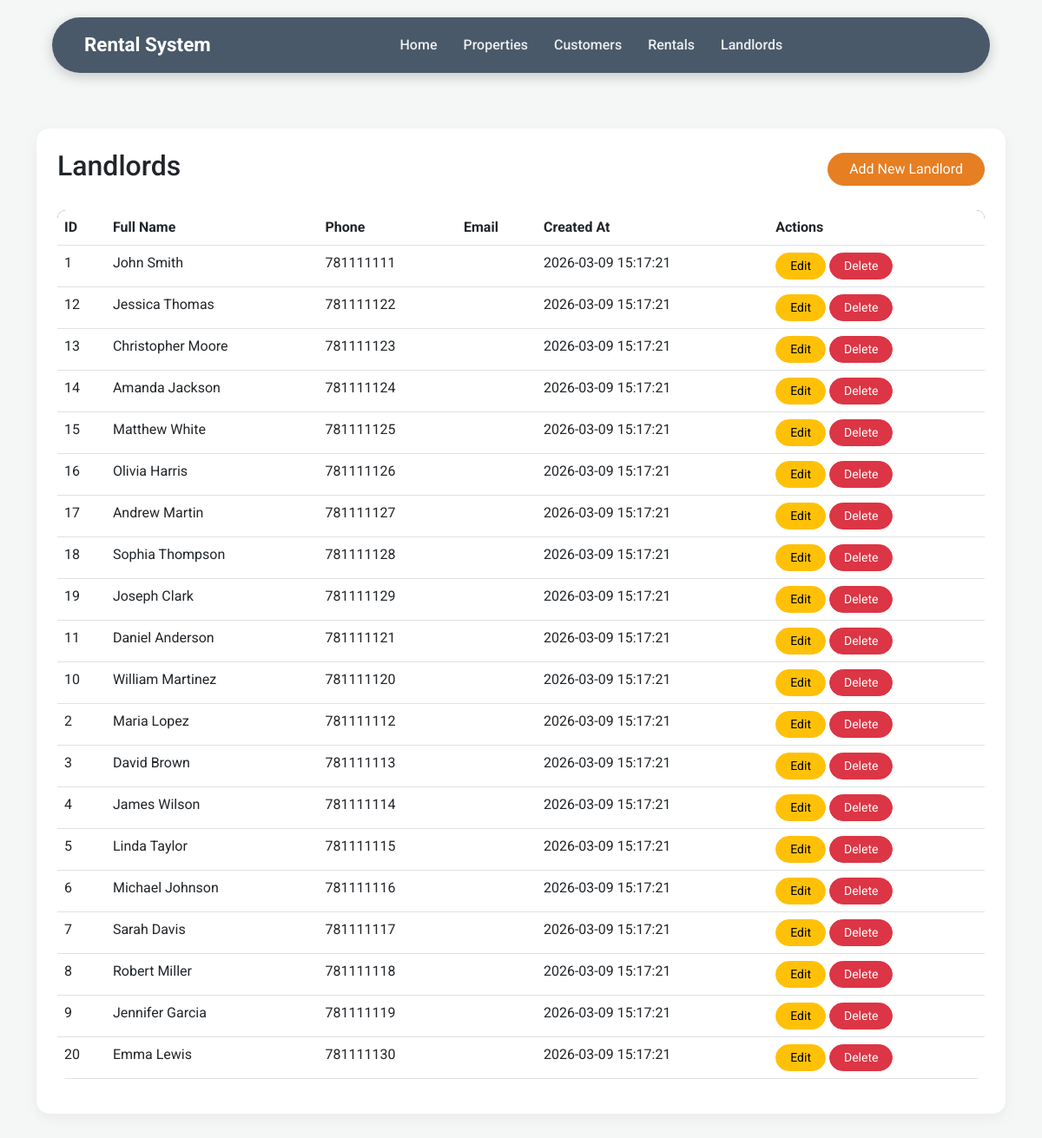
The page /landlords/list.php on the database as committed earlier.
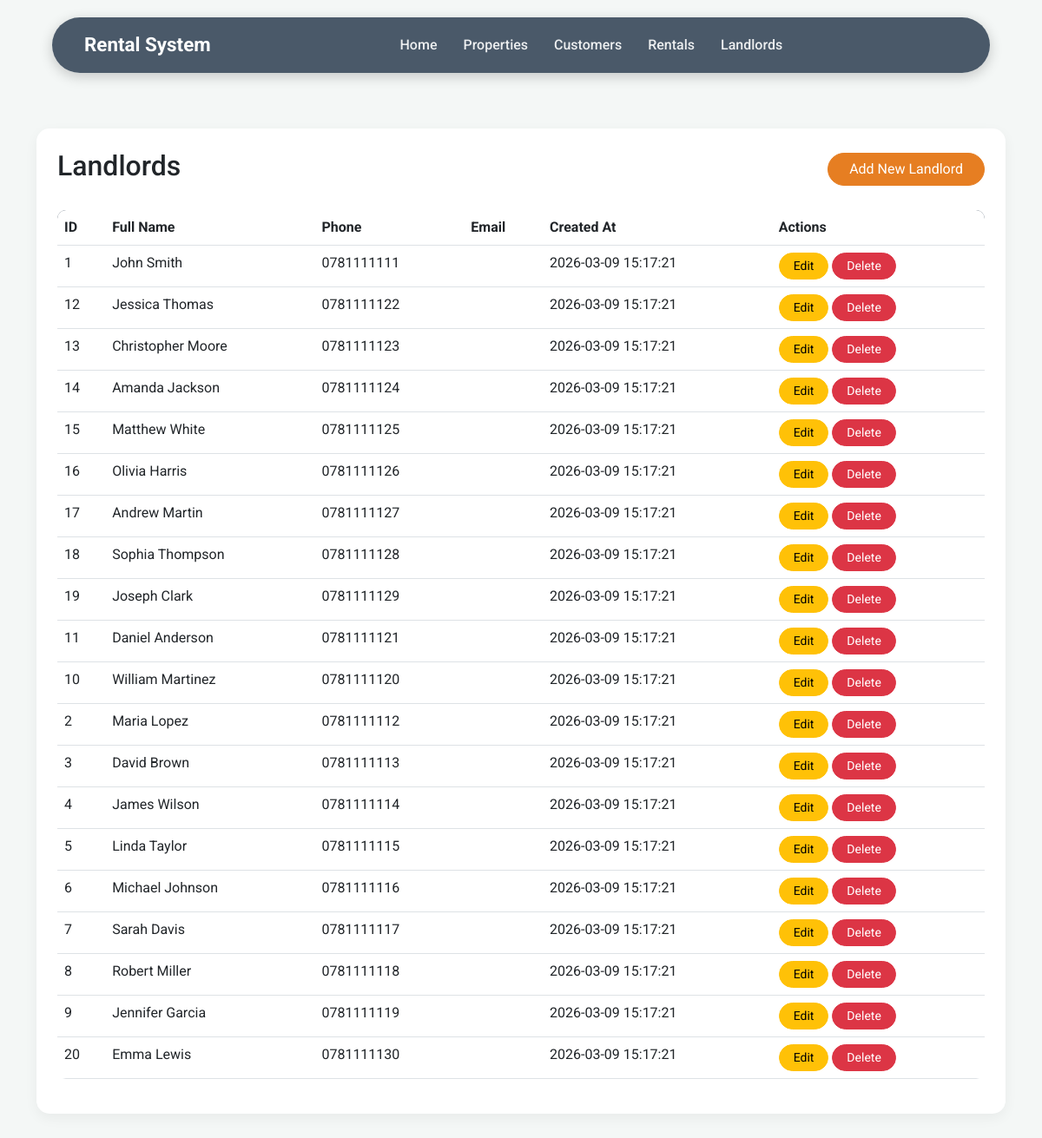
The same page on the database as committed later.
### tables this page shows
create table Landlords (
    landlord_id int(4) Primary key,
    full_name varchar(50) not null,
    phone varchar(20) not null,
    email varchar(100),
    password varchar(255) not null,
    created_at datetime default current_timestamp 
);

### landlords/list.php (the view, shortened to what this page needs)
<?php
include '../header.php';
include '../db_connect.php';
$sql = "SELECT landlord_id, full_name, phone, email, created_at FROM Landlords ORDER BY created_at DESC";
$result = mysqli_query($conn, $sql);
?>
<div class="card p-4 mt-4">
    <div class="d-flex justify-content-between align-items-center mb-4">
        <h2>Landlords</h2>
        <a href="create.php" class="btn btn-primary rounded-pill px-4">Add New Landlord</a>
    </div>
    <div class="table-responsive">
        <table class="table table-hover">
            <thead>
                <tr>
                    <th>ID</th>
                    <th>Full Name</th>
                    <th>Phone</th>
                    <th>Email</th>
                    <th>Created At</th>
                    <th>Actions</th>
                </tr>
            </thead>
            <tbody>
                <?php while ($row = mysqli_fetch_assoc($result)): ?>
                <tr>
                    <td><?php echo $row['landlord_id']; ?></td>
                    <td><?php echo htmlspecialchars($row['full_name']); ?></td>
                    <td><?php echo htmlspecialchars($row['phone']); ?></td>
                    <td><?php echo htmlspecialchars($row['email']); ?></td>
                    <td><?php echo $row['created_at']; ?></td>
                    <td>
                        <a href="edit.php?id=<?php echo $row['landlord_id']; ?>" class="btn btn-sm btn-warning rounded-pill px-3">Edit</a>
                        <a href="delete.php?id=<?php echo $row['landlord_id']; ?>" class="btn btn-sm btn-danger rounded-pill px-3" onclick="return confirm('Are you sure?')">Delete</a>
                    </td>
                </tr>
                <?php endwhile; ?>
            </tbody>
        </table>
    </div>
</div>
<?php include '../footer.php'; ?>

### header.php (shortened to what this page needs)
<?php
$current_path = $_SERVER['PHP_SELF'];
$dir_parts = explode('/', str_replace('\\', '/', $current_path));
$in_subfolder = false;
foreach(['customers', 'properties', 'rentals', 'landlords'] as $folder) {
    if (in_array($folder, $dir_parts)) {
        $in_subfolder = true;
        break;
    }
}
$path_prefix = $in_subfolder ? '../' : '';
?>
<!DOCTYPE html>
<html lang="en">
<head>
    <link href="https://cdn.jsdelivr.net/npm/bootstrap@5.3.0/dist/css/bootstrap.min.css" rel="stylesheet">
    <link href="<?php echo $path_prefix; ?>assets/style.css" rel="stylesheet">
</head>
<body>
    <nav class="navbar navbar-expand-lg navbar-dark navbar-custom">
        <div class="container-fluid">
            <a class="navbar-brand" href="<?php echo $path_prefix; ?>index.php">Rental System</a>
            <div class="collapse navbar-collapse" id="navbarNav">
                <ul class="navbar-nav mx-auto">
                    <li class="nav-item">
                        <a class="nav-link" href="<?php echo $path_prefix; ?>index.php">Home</a>
                    </li>
                    <li class="nav-item">
                        <a class="nav-link" href="<?php echo $path_prefix; ?>properties/list.php">Properties</a>
                    </li>
                    <li class="nav-item">
                        <a class="nav-link" href="<?php echo $path_prefix; ?>customers/list.php">Customers</a>
                    </li>
                    <li class="nav-item">
                        <a class="nav-link" href="<?php echo $path_prefix; ?>rentals/list.php">Rentals</a>
                    </li>
                    <li class="nav-item">
                        <a class="nav-link" href="<?php echo $path_prefix; ?>landlords/list.php">Landlords</a>
                    </li>
                </ul>
            </div>
        </div>
    </nav>
    <div class="container my-5">

### footer.php (shortened to what this page needs)
    </div>
</body>
</html>

### assets/style.css (style rules this page uses)
:root { --primary-color: #2C3E50; --accent-color: #E67E22; --text-color: #333; --bg-light: #f4f7f6; }
body { font-family: 'Roboto', sans-serif; color: var(--text-color); background-color: var(--bg-light); padding-top: 100px; }
.navbar-custom { position: fixed; top: 20px; left: 50%; transform: translateX(-50%); z-index: 1050; width: 90%; max-width: 1200px; background: rgba(44, 62, 80, 0.85); backdrop-filter: blur(10px); border-radius: 50px; padding: 10px 25px; box-shadow: 0 4px 15px rgba(0, 0, 0, 0.2); transition: all 0.3s ease; }
.navbar-custom .navbar-brand { color: #fff !important; font-weight: 700; font-size: 1.4rem; }
.navbar-custom .nav-link { color: rgba(255, 255, 255, 0.9) !important; font-weight: 500; padding: 8px 15px !important; border-radius: 20px; transition: all 0.3s ease; }
.btn-primary { background-color: var(--accent-color) !important; border-color: var(--accent-color) !important; }
.card { border: none; border-radius: 15px; box-shadow: 0 5px 15px rgba(0,0,0,0.05); }
.table { border-radius: 10px; overflow: hidden; }
.table thead { background-color: var(--primary-color); color: #fff; }

Rows that differ between the two databases and show on the page:
changed landlords "John Smith": phone "781111111" → "0781111111"
changed landlords "Jessica Thomas": phone "781111122" → "0781111122"
changed landlords "Christopher Moore": phone "781111123" → "0781111123"
changed landlords "Amanda Jackson": phone "781111124" → "0781111124"
changed landlords "Matthew White": phone "781111125" → "0781111125"
changed landlords "Olivia Harris": phone "781111126" → "0781111126"
changed landlords "Andrew Martin": phone "781111127" → "0781111127"
changed landlords "Sophia Thompson": phone "781111128" → "0781111128"
changed landlords "Joseph Clark": phone "781111129" → "0781111129"
changed landlords "Daniel Anderson": phone "781111121" → "0781111121"
changed landlords "William Martinez": phone "781111120" → "0781111120"
changed landlords "Maria Lopez": phone "781111112" → "0781111112"
changed landlords "David Brown": phone "781111113" → "0781111113"
changed landlords "James Wilson": phone "781111114" → "0781111114"
changed landlords "Linda Taylor": phone "781111115" → "0781111115"
changed landlords "Michael Johnson": phone "781111116" → "0781111116"
changed landlords "Sarah Davis": phone "781111117" → "0781111117"
changed landlords "Robert Miller": phone "781111118" → "0781111118"
changed landlords "Jennifer Garcia": phone "781111119" → "0781111119"
changed landlords "Emma Lewis": phone "781111130" → "0781111130"
